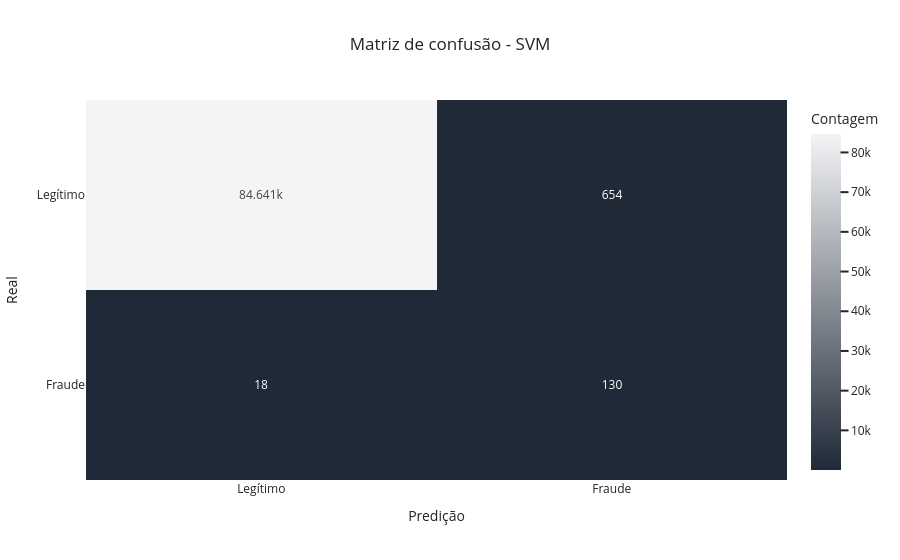

Notebook code cell kept with this figure:
### Code cell
# Teste do modelo de SVM
y_pred_svm = best_svm.predict(x_test)

# Avaliação do modelo com o teste
report_svm = classification_report(y_test, y_pred_svm)
print('Relatório de classificação do SVM')
print(report_svm)

# Matriz de confusão
conf_svm = confusion_matrix(y_test, y_pred_svm)
classes = ['Legítimo', 'Fraude']

fig = px.imshow(
    conf_svm,
    text_auto=True,
    aspect='auto',
    template='seaborn',
    x=classes,
    y=classes,
    labels= dict(x='Predição', y='Real', color='Contagem'),
    color_continuous_scale= color_scale,
    title='Matriz de confusão - SVM'

)
fig.show()

### Figure 1 — Plotly figure (JSON) as saved in the notebook; plotly's stock layout.template omitted (floating-point values rounded to 4 significant figures)
{"data": [{"coloraxis": "coloraxis", "name": "0", "texttemplate": "%{z}", "x": ["Legítimo", "Fraude"], "y": ["Legítimo", "Fraude"], "z": [[84641, 654], [18, 130]], "type": "heatmap", "xaxis": "x", "yaxis": "y", "hovertemplate": "Predição: %{x}<br>Real: %{y}<br>Contagem: %{z}<extra></extra>"}], "layout": {"xaxis": {"anchor": "y", "domain": [0.0, 1.0], "title": {"text": "Predição"}}, "yaxis": {"anchor": "x", "domain": [0.0, 1.0], "autorange": "reversed", "title": {"text": "Real"}}, "coloraxis": {"colorbar": {"title": {"text": "Contagem"}}, "colorscale": [[0, "#1F2937"], [1, "#F3F4F6"]], "autocolorscale": false}, "title": {"text": "Matriz de confusão - SVM"}}}
